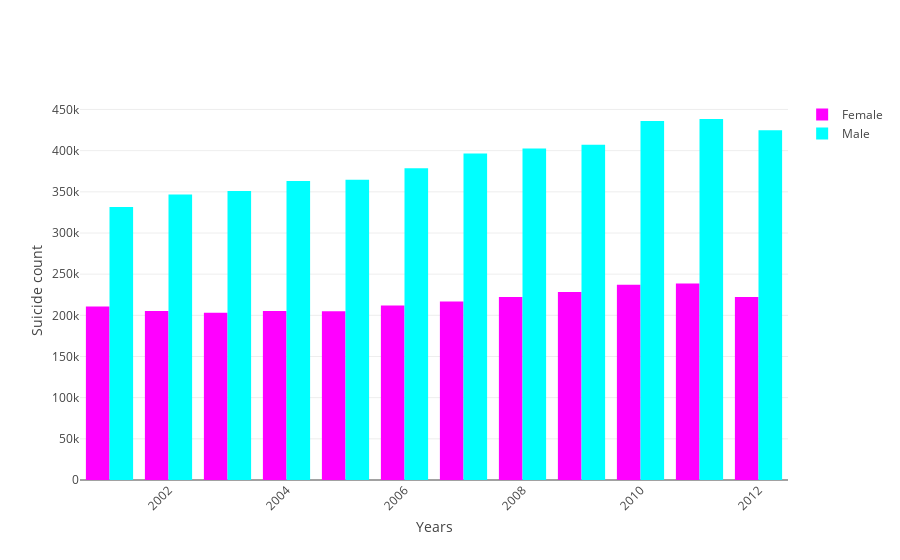

This figure's notebook cell:
### Code cell
# Creating two bars
# Creating grouped bar plot for male-female suicide counts by year
bar1 = go.Bar(
    x = year,
    y = female,
    name = 'Female',
    marker = dict(color='#ff00ff')
)
bar2 = go.Bar(
    x = year,
    y = male,
    name = 'Male',
    marker = dict(color='#00ffff')
)
final = [bar1,bar2]
layout = go.Layout(
    xaxis = dict(tickangle=-45, title=dict(text='Years'), automargin=True),
    yaxis = dict(title=dict(text='Suicide count')),
    barmode = 'group'
)
fig = go.Figure(data=final, layout=layout)
pyo.iplot(fig)

### Figure 1 — Plotly figure (JSON) as saved in the notebook; plotly's stock layout.template omitted (floating-point values rounded to 4 significant figures)
{"data": [{"marker": {"color": "#ff00ff"}, "name": "Female", "type": "bar", "uid": "bb11aab5-deb0-4099-82a6-26318b033c3a", "x": [2001, 2002, 2003, 2004, 2005, 2006, 2007, 2008, 2009, 2010, 2011, 2012], "y": [210877, 205335, 203137, 205113, 204988, 212037, 216664, 222310, 228330, 237029, 238704, 222398]}, {"marker": {"color": "#00ffff"}, "name": "Male", "type": "bar", "uid": "aedf2117-6e7d-41c0-805d-68ccb0cfe8cb", "x": [2001, 2002, 2003, 2004, 2005, 2006, 2007, 2008, 2009, 2010, 2011, 2012], "y": [331563, 346645, 351081, 363236, 364557, 378506, 396455, 402704, 407099, 435897, 438455, 424890]}], "layout": {"barmode": "group", "xaxis": {"automargin": true, "tickangle": -45, "title": {"text": "Years"}}, "yaxis": {"title": {"text": "Suicide count"}}}}
